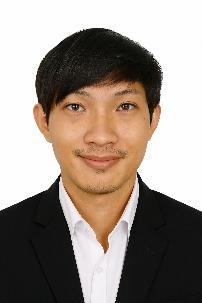
#> input picture images/portrait.jpg, 202 x 303 px, found by its file name
$ python cutout.py
#> lines starting #> are read from the running program, lines starting #| are printed output that depends on the picture; after the words box and inside, x2 and y2 are one past the last pixel; in counts of white or black regions, pixels touching at a corner belong together
#> in main, im is the input picture: PIL image 202x303 RGB; mean R, G, B 155.6, 144, 135.2
#!/usr/bin/env python3
"""Cut the studio-white background out of the portrait photo.

Usage:
    python tools/cutout.py [src] [dst] [preview]

Defaults:
    src     = images/portrait.jpg          (or .png / .jpeg)
    dst     = images/portrait-cutout.png
    preview = images/_portrait-preview.png (cutout composited on navy)

Method:
  1. Strict flood fill from the image border across near-white, low-chroma
     pixels removes the open studio-white background. White clothing inside
     the subject (shirt, collar) is preserved because only border-connected
     regions are cleared.
  2. Some white pockets get sealed between hair strands by anti-aliased
     edge pixels the strict threshold cannot cross. A second flood pass
     grows from the cleared region through slightly darker "loose" pixels,
     but ONLY inside a band around dark hair in the head area, so the white
     shirt/jacket can never be reached. Remaining near-white pockets close
     to the cleared area inside that band are force-cleared.
  3. The mask is grown 2 px to remove the light halo, feathered 0.6 px for
     a soft edge, and the result is auto-cropped with a small margin.
"""
import os
import sys
from collections import deque

import numpy as np
from PIL import Image, ImageFilter

WHITE_MIN = 243     # strict "white background": every channel at least this
CHROMA_MAX = 20     # max channel spread allowed for strict white
LOOSE_MIN = 205     # relaxed brightness for growth through anti-aliased hair edges
LOOSE_CHROMA = 45   # relaxed chroma for the same
DARK_MAX = 90       # "dark" pixels: hair, eyebrows, jacket


def flood(mask, seeds):
    """Flood fill: all pixels of `mask` reachable from `seeds`."""
    seen = seeds & mask
    queue = deque(map(tuple, np.argwhere(seen)))
    h, w = mask.shape
    while queue:
        y, x = queue.popleft()
        if y > 0 and mask[y - 1, x] and not seen[y - 1, x]:
            seen[y - 1, x] = True; queue.append((y - 1, x))
        if y < h - 1 and mask[y + 1, x] and not seen[y + 1, x]:
            seen[y + 1, x] = True; queue.append((y + 1, x))
        if x > 0 and mask[y, x - 1] and not seen[y, x - 1]:
            seen[y, x - 1] = True; queue.append((y, x - 1))
        if x < w - 1 and mask[y, x + 1] and not seen[y, x + 1]:
            seen[y, x + 1] = True; queue.append((y, x + 1))
    return seen


def dilate(mask, size):
    img = Image.fromarray((mask * 255).astype(np.uint8), 'L')
    return np.asarray(img.filter(ImageFilter.MaxFilter(size))) > 0


def build_background(a):
    h, w = a.shape[:2]
#> h = 303; w = 202
    mn, mx = a.min(axis=2), a.max(axis=2)
    spread = mx - mn

    white = (mn >= WHITE_MIN) & (spread <= CHROMA_MAX)
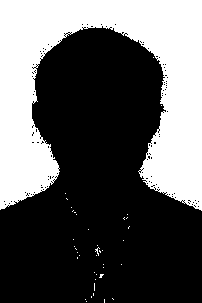
#> white: shape (303, 202) bool; 36.2% white; 40 white regions (39 under 20 px), largest, box (x1, y1, x2, y2) and area: (0, 0, 202, 211) 22044

    border = np.zeros((h, w), dtype=bool)
    border[0, :] = border[-1, :] = True
    border[:, 0] = border[:, -1] = True

    # Pass 1: open background reachable from the border.
    bg = flood(white, white & border)
#> in flood, `seen = seeds & mask`:
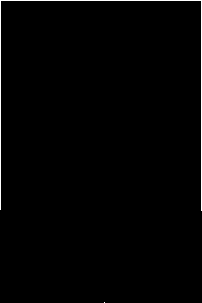
#> seen: shape (303, 202) bool; 1% white in thin lines or dots
#> after the loop in flood, `while queue:`: seen: shape (303, 202) bool; 36% white; 2 white regions (1 under 20 px), largest, box (x1, y1, x2, y2) and area: (0, 0, 202, 211) 22016

    # Head-area band around dark hair (stops above the jacket so clothing
    # can never be reached by the relaxed growth).
    dark = mx < DARK_MAX
#> dark: shape (303, 202) bool; 36.3% white; 24 white regions (19 under 20 px), largest, box (x1, y1, x2, y2) and area: (115, 172, 202, 303) 7981, (0, 174, 85, 303) 7741, (35, 28, 162, 124) 6376, (120, 103, 136, 110) 46, (65, 104, 79, 110) 43
    cutoff = h - 1
#> cutoff = 302
    for y in range(int(h * 0.30), h):
        if dark[y].sum() > 0.25 * w:      # first row where the jacket starts
            cutoff = max(y - 12, 0)
            break
    band = dilate(dark, 25)
#> in dilate, `return np.asarray(img.filter(ImageFilter.MaxFilter(size))) > 0`: returned value: shape (303, 202) bool; 63.7% white; 1 black region, box (x1, y1, x2, y2) and area: (0, 0, 202, 303) 22241
    band[cutoff:, :] = False
#> band: shape (303, 202) bool; 12.4% white; 1 white region, box (x1, y1, x2, y2) and area: (23, 16, 175, 78) 7598

    # Pass 2: grow through anti-aliased hair edges to reach sealed pockets.
    loose = (mn >= LOOSE_MIN) & (spread <= LOOSE_CHROMA)
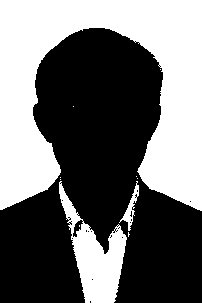
#> loose: shape (303, 202) bool; 43% white; 11 white regions (8 under 20 px), largest, box (x1, y1, x2, y2) and area: (0, 0, 202, 211) 22683, (59, 181, 127, 303) 3372, (119, 181, 139, 231) 265
    bg = flood(white | (band & loose), bg)
#> after the loop in flood (call 2), `while queue:`:
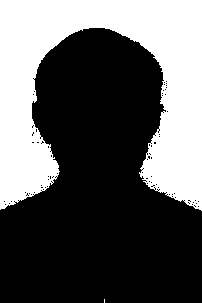
#> seen: shape (303, 202) bool; 36.3% white; 2 white regions (1 under 20 px), largest, box (x1, y1, x2, y2) and area: (0, 0, 202, 211) 22187

    # Pass 3: force-clear near-white pockets inside the hair band that sit
    # close to already-cleared background (fully enclosed slivers).
    near_bg = dilate(bg, 19)
#> call 2 of dilate, with size = 19
#> in dilate (call 2), `return np.asarray(img.filter(ImageFilter.MaxFilter(size))) > 0`:
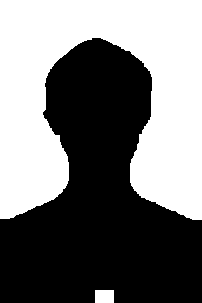
#> returned value: shape (303, 202) bool; 46.9% white; 2 white regions, box (x1, y1, x2, y2) and area: (0, 0, 202, 220) 28479, (95, 290, 114, 303) 247
    extra = white & band & near_bg & ~bg
#> extra: shape (303, 202) bool; every value is 0
    bg |= extra

    return bg, cutoff, int(extra.sum())


def main():
    src = sys.argv[1] if len(sys.argv) > 1 else os.path.join('images', 'portrait.jpg')
    dst = sys.argv[2] if len(sys.argv) > 2 else os.path.join('images', 'portrait-cutout.png')
    prev = sys.argv[3] if len(sys.argv) > 3 else os.path.join('images', '_portrait-preview.png')

    if not os.path.exists(src):
        print('ERROR: source photo not found:', src)
        raise SystemExit(1)

    im = Image.open(src).convert('RGB')
    a = np.asarray(im).astype(np.int16)
    bg, cutoff, extra = build_background(a)
#> cutoff = 78; extra = 0

    bg_img = Image.fromarray((bg * 255).astype(np.uint8), 'L')
    bg_img = bg_img.filter(ImageFilter.MaxFilter(5))       # grow 2 px -> eats halo
#> bg_img: PIL image 202x303 L; 38.9% white; 2 white regions, box (x1, y1, x2, y2) and area: (0, 0, 202, 213) 23760, (102, 297, 107, 303) 30
    alpha = bg_img.point(lambda v: 255 - v)                # invert -> subject
    alpha = alpha.filter(ImageFilter.GaussianBlur(0.6))    # feathered edge
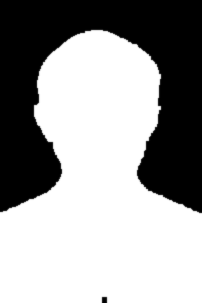
#> alpha: PIL image 202x303 L; min 0, max 255, mean 155.9

    out = im.convert('RGBA')
    out.putalpha(alpha)

    box = alpha.getbbox()
#> box = (0, 28, 202, 303)
    if box:
        pad = 8
        box = (max(box[0] - pad, 0), max(box[1] - pad, 0),
               min(box[2] + pad, out.width), min(box[3] + pad, out.height))
#> box = (0, 20, 202, 303)
        out = out.crop(box)
#> out: PIL image 202x283 RGBA
    out.save(dst)

    canvas = Image.new('RGB', out.size, (0, 40, 59))       # site navy #00283b
    canvas.paste(out, mask=out.split()[3])
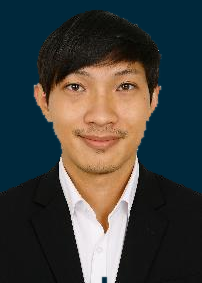
#> canvas: PIL image 202x283 RGB; mean R, G, B 64.3, 65.9, 63.3
    canvas.save(prev)

    total = out.width * out.height
#> total = 57166
    clear = int((np.asarray(out.split()[3]) == 0).sum())
#> clear = 18736
    print('saved      :', dst)
    print('preview    :', prev)
    print('source     :', im.size, '-> cutout:', out.size)
#| source     : (202, 303) -> cutout: (202, 283)
    print('jacket row cutoff:', cutoff, '| forced-clear pixels:', extra)
#| jacket row cutoff: 78 | forced-clear pixels: 0
    print('transparent: %.1f%% of pixels' % (100.0 * clear / total))
#| transparent: 32.8% of pixels


if __name__ == '__main__':
    main()
